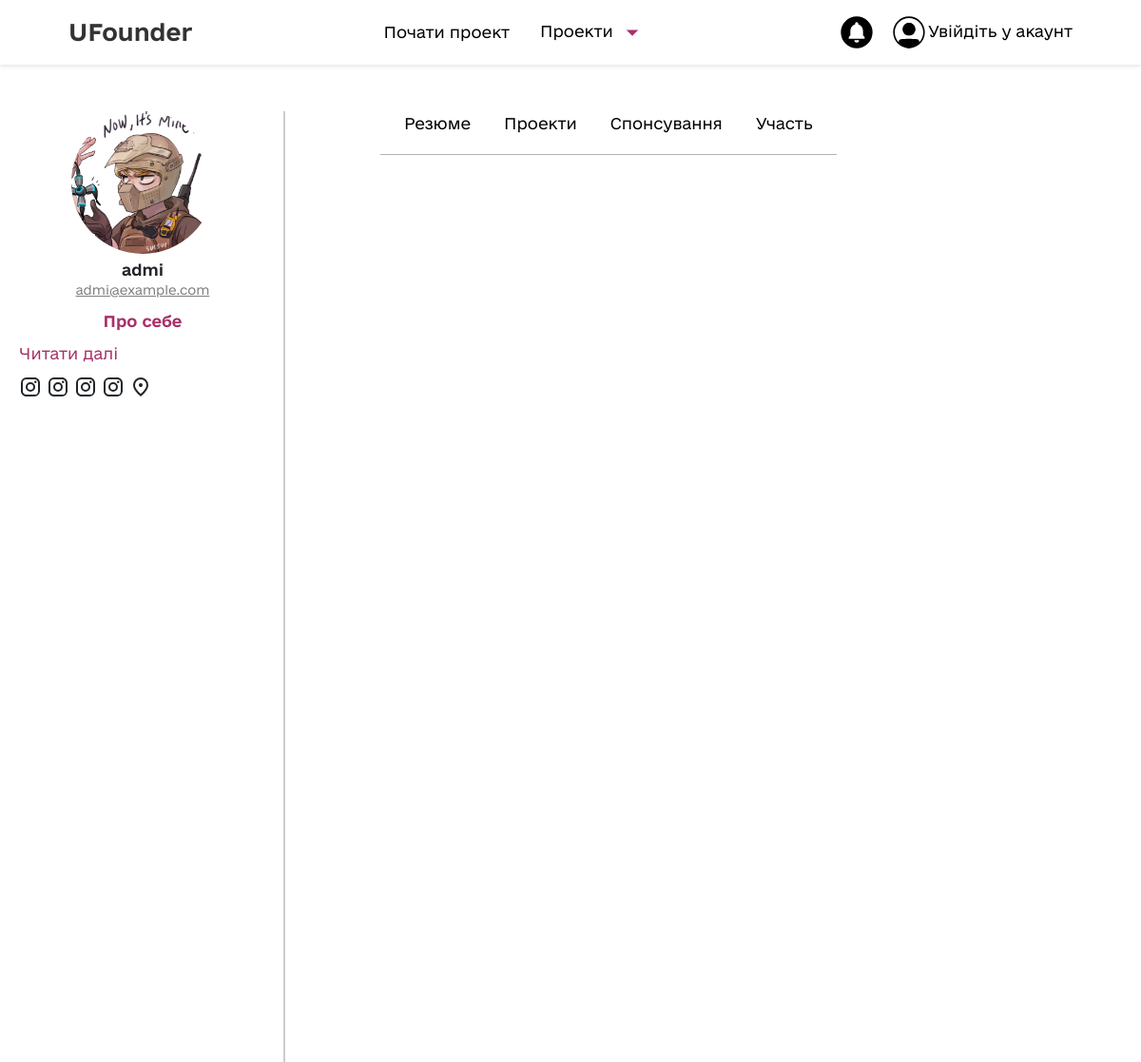
Before: /profile/1 with the older database file.
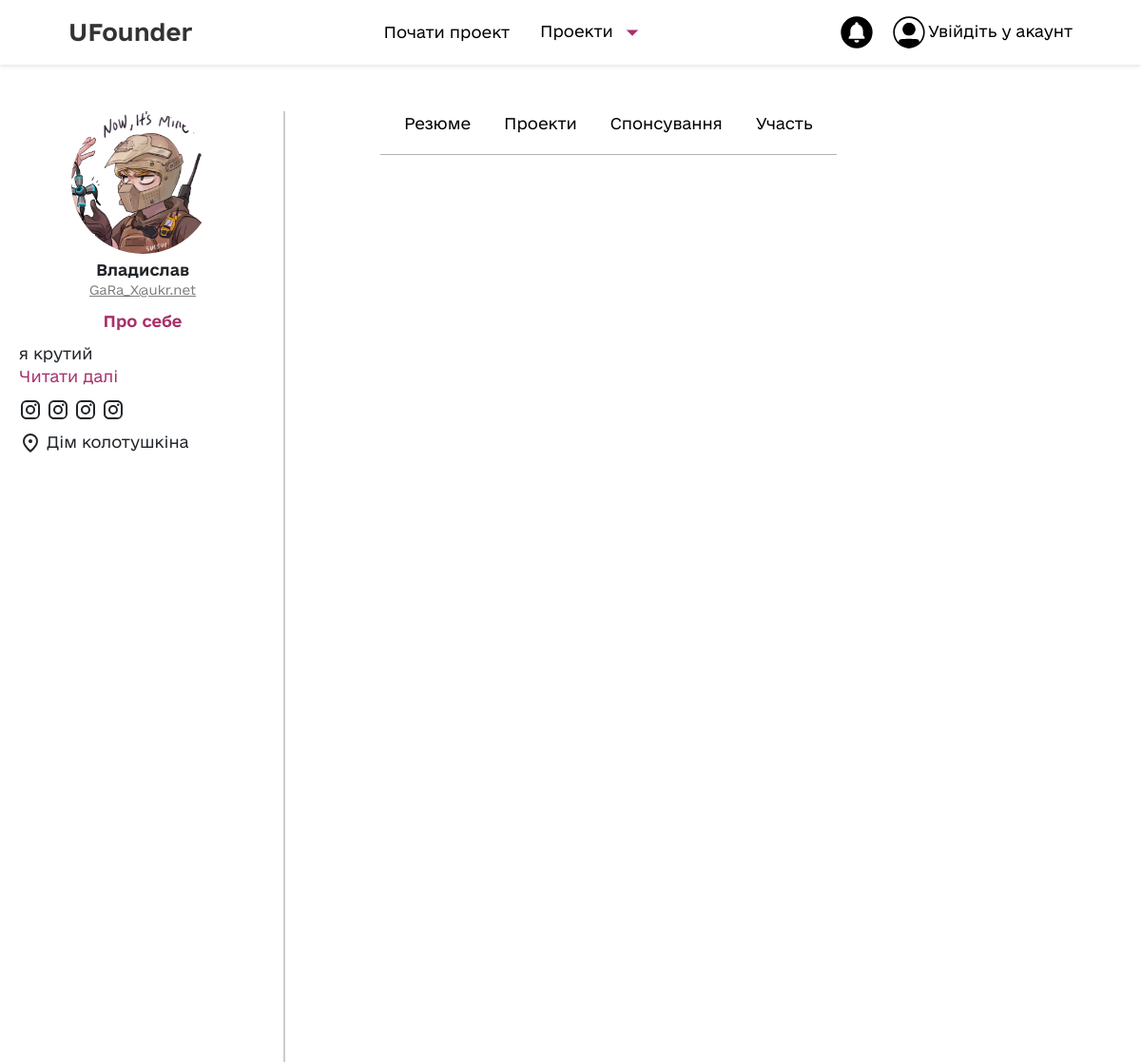
After: the same page with the newer database file.
### tables.py (models this page shows)
class User(db.Model):
    __tablename__: str = 'users'
    id =                      db.Column(db.Integer(),       primary_key=True)
    name =                    db.Column(db.String(102),     nullable=False)
    nickname =                db.Column(db.String(30),      nullable=True)
    registeredOn =           db.Column(db.DateTime(),      default=datetime.now)
    password =                db.Column(db.String(24),      nullable=False)
    email =                   db.Column(db.Text,            unique=True,         nullable=False)
    resume =                  db.Column(db.Text,            nullable=True)
    aboutMe =                db.Column(db.Text,            nullable=True)
    notifications =          db.Column(db.Text,            nullable=True)
    social_media =           db.Column(db.Text,            nullable=True)
    address =                 db.Column(db.Text,            nullable=True)
    projectsParticipated =   db.relationship('ProjectTeam', back_populates='user')
    projectsSponsored =      db.relationship('UserSponsor', back_populates='user')

### user_blueprint.py (the view)
@user.route("/profile/<int:id>")
def ShowProfile(id):
    user = UserQuery().GetUserById(id) #session["id"])
    return render_template("profile.html",
                           fullName=user.name,
                           email=user.email,
                           aboutMe=user.aboutMe,
                           resume=user.resume,
                           address=user.address,
                           user_id=user.id,
                           image_path=f"{UPLOAD_FOLDER_AVATARS}/{getImageNameById(id, UPLOAD_FOLDER_AVATARS)}",
                           userProjects=ProjectQuery().GetUserProjects(user.id),
                           getImageById=getImageNameById,
                           userProjectsParticipated=user.projectsParticipated,
                           userProjectsSponsored=user.projectsSponsored,
                           path=UPLOAD_FOLDER,
                           loads=loads
                           )# + " " + user.surname

### image_manager.py (called while the page is built)
def getImageNameById(id, upload_folder=UPLOAD_FOLDER):
    names = [f.split(".") for f in listdir(upload_folder) if "_" not in f]
    for name in names:
        if int(name[0]) == id:
            return f"{name[0]}.{name[-1]}"

### queries.py (called while the page is built)
    def GetUserById(self, id):
        return db.session.query(User)\
            .get(id)

    def GetUserProjects(self, userId):
        return db.session.query(Project)\
               .filter(Project.authorId == userId)\
               .all()

### templates/profile.html (shortened to what this page needs)
{% extends 'base.html' %}
{% block content %}
<div class="profile">
    <div class="profile__user--info resizable" id="resizeMe">
        <img src="../{{ image_path }}" alt="" class="user__image">
        <div class="user__name">{{ fullName }}</div>
        <div class="user__email">{{ email }}</div>
        <div class="user__about">
            <div class="about__title">Про себе</div>
            <div id="about__content">{{ aboutMe }}</div>
            <span id="read__more"></span>
        </div>
        <div class="about__info__footer">
            <div class="about__info__footer--socials">
            </div>
            <div class="about__info__footer--text">
                <span> {{ address }} </span>
                <br>
            </div>
        </div>
        <div class="resizer resizer-r"></div>
    </div>
    <nav class="user__content" id="navbar">
        <ul>
            <li><a href="#" data-target="block1">Резюме</a></li>
            <li><a href="#" data-target="block2">Проекти</a></li>
            <li><a href="#" data-target="block3">Спонсування</a></li>
            <li><a href="#" data-target="block4">Участь</a></li>
        </ul>
    </nav>
</div>
{% endblock %}

Changed rows visible on the page:
changed User: name "admi" → "Владислав"; email "admi@example.com" → "GaRa_X@ukr.net"; aboutMe (not shown) → "я крутий"; address (not shown) → "Дім колотушкіна"
